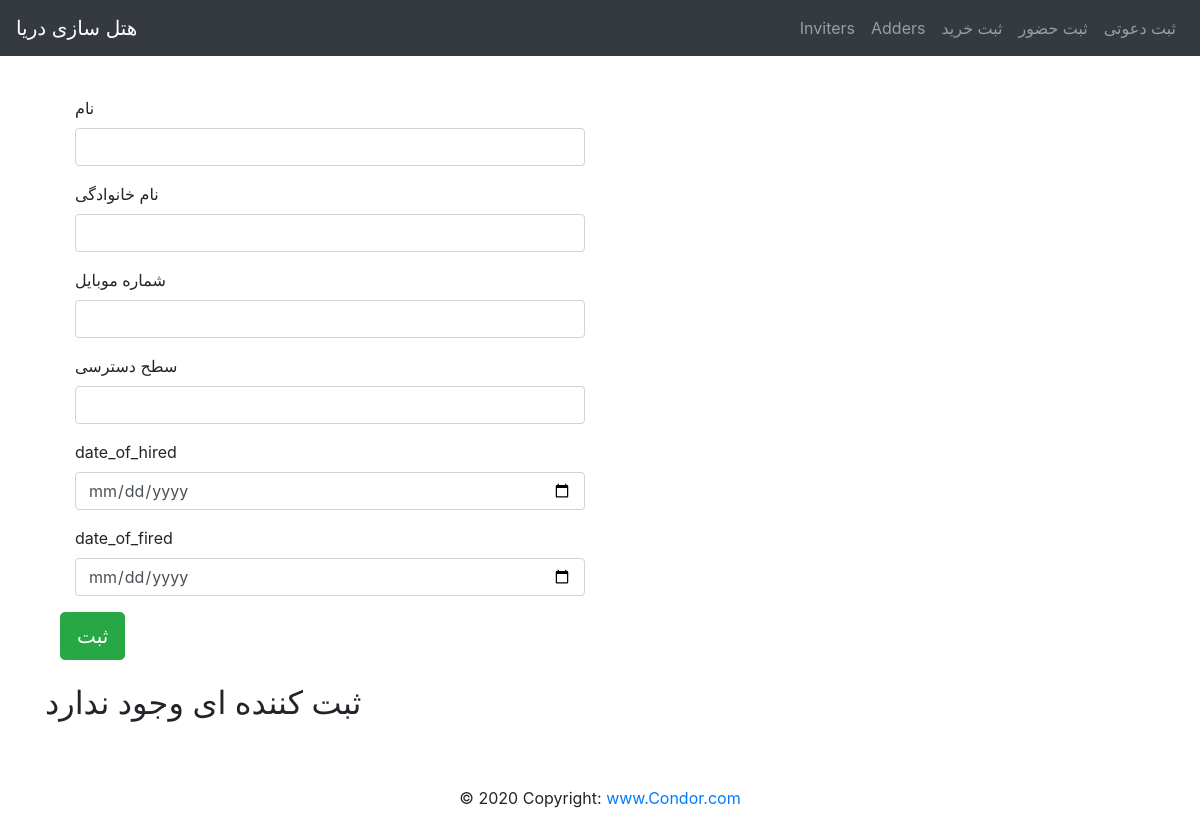
/adders, run on an earlier commit of the app's database.
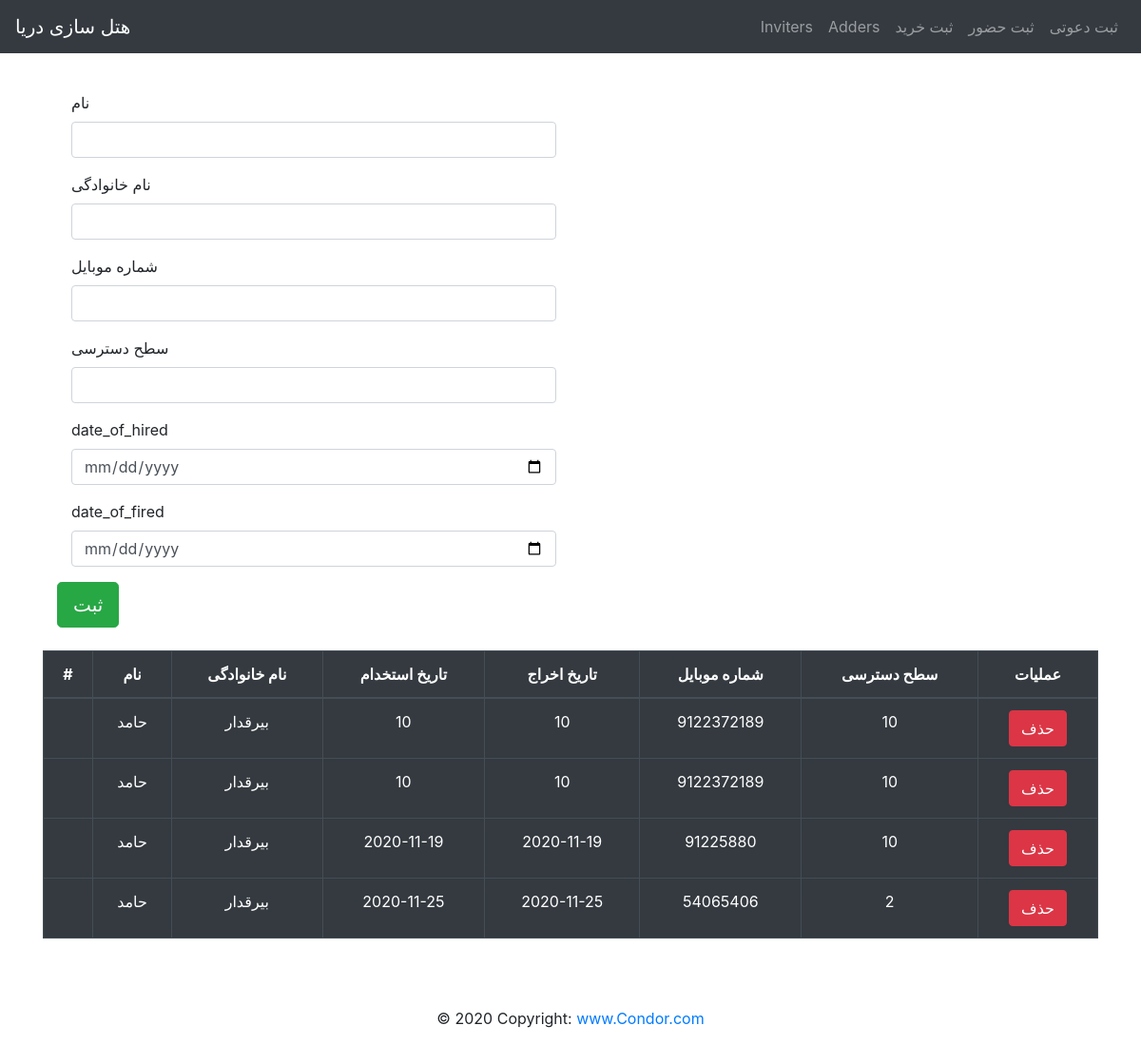
And on a later commit of the database.
### customers/models.py (models this page shows, shortened)
class Adder(models.Model):
    first_name = models.TextField()
    last_name = models.TextField()
    date_of_hired = models.TextField()
    date_of_fired = models.TextField()
    phone_num = models.IntegerField()
    level = models.IntegerField()

### customers/views.py (the view)
# urls.py: path('adders', views.adders, name="adders"),
def adders(request):
    if request.method == 'POST':
        form = AdderForm(request.POST or None)
        if form.is_valid():
            form.save()
            messages.success(request, '!شماره با موفقیت ثبت شد')
            return HttpResponseRedirect('adders')
    else:
        adders_list = Adder.objects.all
        return render(request, 'adders.html', {'adders_list': adders_list})

### customers/templates/adders.html (shortened to what the changed rows need)
{% extends 'base.html' %}
{% block content %}
    <div class="container">
        <div class="container">
            <form method="post">
            </form>
        </div>
        <br>
        {% if adders_list %}
            <div class="table-responsive">
                <table class="table table-dark table-bordered table-hover ">
                    <thead>
                    <tr>
                        <th scope="col">
                            <center>#</center>
                        </th>
                        <th scope="col">
                            <center>نام</center>
                        </th>
                        <th scope="col">
                            <center>نام خانوادگی</center>
                        </th>
                        <th scope="col">
                            <center>تاریخ استخدام</center>
                        </th>
                        <th scope="col">
                            <center>تاریخ اخراج</center>
                        </th>
                        <th scope="col">
                            <center>شماره موبایل</center>
                        </th>
                        <th scope="col">
                            <center>سطح دسترسی</center>
                        </th>
                        <th scope="col">
                            <center>عملیات</center>
                        </th>
                    </tr>
                    </thead>
                    <tbody>
                    {% for item in adders_list %}
                        <tr scope="row">
                            <td>
                            </td>
                            <td>
                                <center>{{ item.first_name }}</center>
                            </td>
                            <td>
                                <center>{{ item.last_name }}</center>
                            </td>
                            <td>
                                <center>{{ item.date_of_hired }}</center>
                            </td>
                            <td>
                                <center>{{ item.date_of_hired }}</center>
                            </td>
                            <td>
                                <center>{{ item.phone_num }}</center>
                            </td>
                            <td>
                                <center>{{ item.level }}</center>
                            </td>
                            <td>
                                <center>
                                    <a type="button" class="btn btn-danger"
                                       href="{% url 'deletadder' item.id %}">حذف</a>
                                </center>
                            </td>
                        </tr>
                    {% endfor %}
                    </tbody>
                </table>
            </div>
        {% else %}
            <h2>ثبت کننده ای وجود ندارد</h2>
        {% endif %}
    </div>
{% endblock %}

What changed in the data, as far as the page shows it:
added Adder: first_name "حامد", last_name "بیرقدار", date_of_hired "10", phone_num "9122372189", level "10"
added Adder: first_name "حامد", last_name "بیرقدار", date_of_hired "10", phone_num "9122372189", level "10"
added Adder: first_name "حامد", last_name "بیرقدار", date_of_hired "2020-11-19", phone_num "91225880", level "10"
added Adder: first_name "حامد", last_name "بیرقدار", date_of_hired "2020-11-25", phone_num "54065406", level "2"
Also different on the page:
text no longer shown: "ثبت کننده ای وجود ندارد"
text now shown: "# نام نام خانوادگی تاریخ استخدام تاریخ اخراج شماره موبایل سطح دسترسی عملیات"
